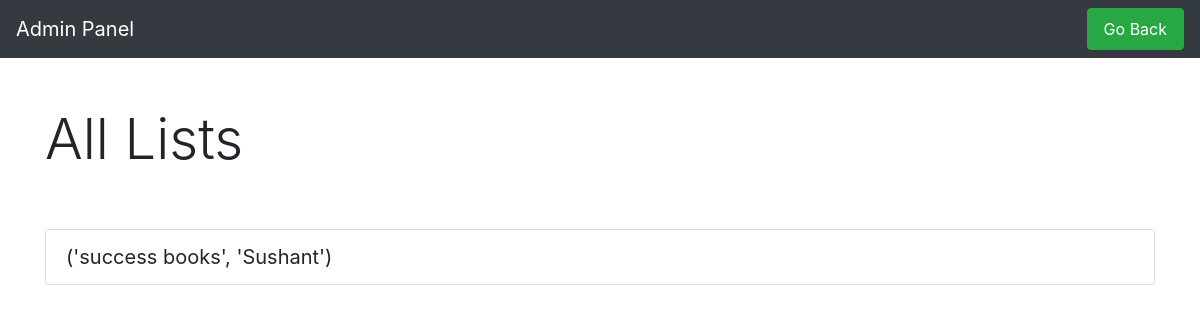
/dashboard/admin/all_lists (signed in), run on an earlier commit of the app's database.
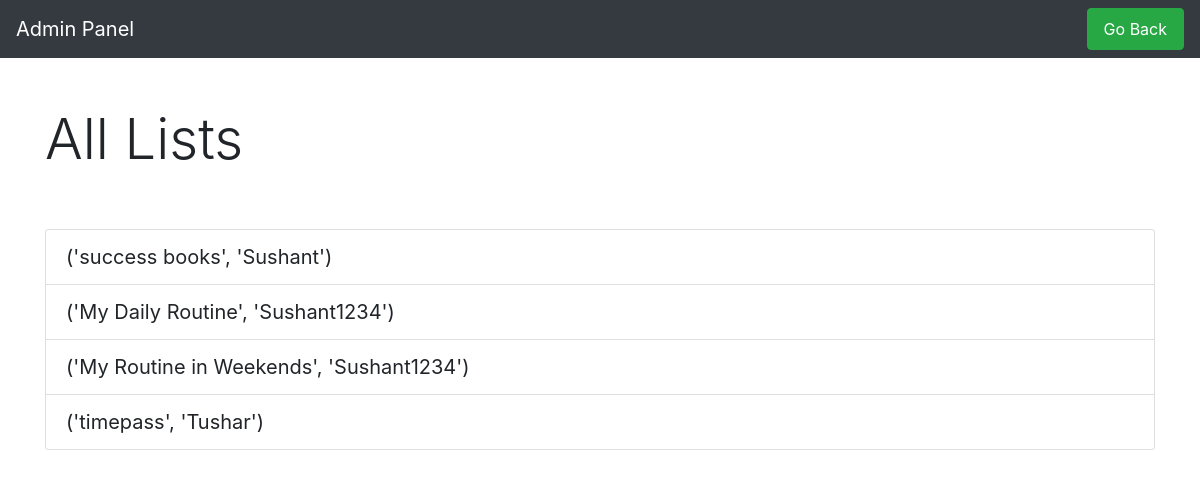
And on a later commit of the database.
### tables this page shows
CREATE TABLE lists(
        id INTEGER PRIMARY KEY AUTOINCREMENT,
        listname VARCHAR(32) UNIQUE,
        created_by VARCHAR(32),
        created_on VARCHAR(32)
    );

### app.py (the view)
@app.route('/dashboard/admin/all_lists', methods=['GET'])
def all_lists():
    if 'admin_username' in session:
        lists = admin_model.get_Lists()
        return render_template('admin_all_lists.html', lists=lists)
    else:
        return redirect(url_for('admin_login'))

### admin_model.py (called while the page is built)
def get_Lists():
    connection = sqlite3.connect('main.db', check_same_thread=False)
    cursor = connection.cursor()
    cursor.execute("""SELECT listname, created_by FROM lists ORDER BY id;""")
    db_lists = cursor.fetchall()
    connection.commit()
    cursor.close()
    connection.close()
    return db_lists

### app.py (called while the page is built)
@app.before_request
def before_request():
    g.username = None
    g.admin_username = None
    if 'username' in session:
        g.username = session['username']
    if 'admin_username' in session:
        g.admin_username = session['admin_username']

### templates/admin_all_lists.html (shortened to what this page needs)
{% extends 'admin_structure.html' %}
{% block body %}
<nav class="navbar navbar-expand-md navbar-dark bg-dark mb-4">
    <a class="navbar-brand" href="/dashboard/admin">Admin Panel</a>
    <div class="collapse navbar-collapse" id="navbarCollapse">
        <form class="form-inline mt-2 mt-md-0">
            <a class="nav-link btn btn-success" href="/dashboard/admin">Go Back</a>
        </form>
    </div>
</nav>
<div class="container">
    <br>
    <h1 class="display-4">All Lists</h1>
    <br><br>
    <ul class="list-group">
        {% for list_ in lists %}
        <li style="font-size: 20px;" class="list-group-item d-flex justify-content-between align-items-center">{{ list_ }}</li>
        {% endfor %}
      </ul>
</div>
{% endblock body %}

### templates/admin_structure.html (shortened to what this page needs)
<!DOCTYPE html>
<html lang="en">
  <head>
    <link rel="stylesheet" href="{{ url_for('static', filename='css/style.css') }}">
    <link rel="stylesheet" href="https://stackpath.bootstrapcdn.com/bootstrap/4.5.2/css/bootstrap.min.css">
  </head>
  <body>
    {% block body %}
    {% endblock body %}
  </body>
</html>

What changed in the data, as far as the page shows it:
added lists: list_ "('My Daily Routine', 'Sushant1234')"
added lists: list_ "('My Routine in Weekends', 'Sushant1234')"
added lists: list_ "('timepass', 'Tushar')"
